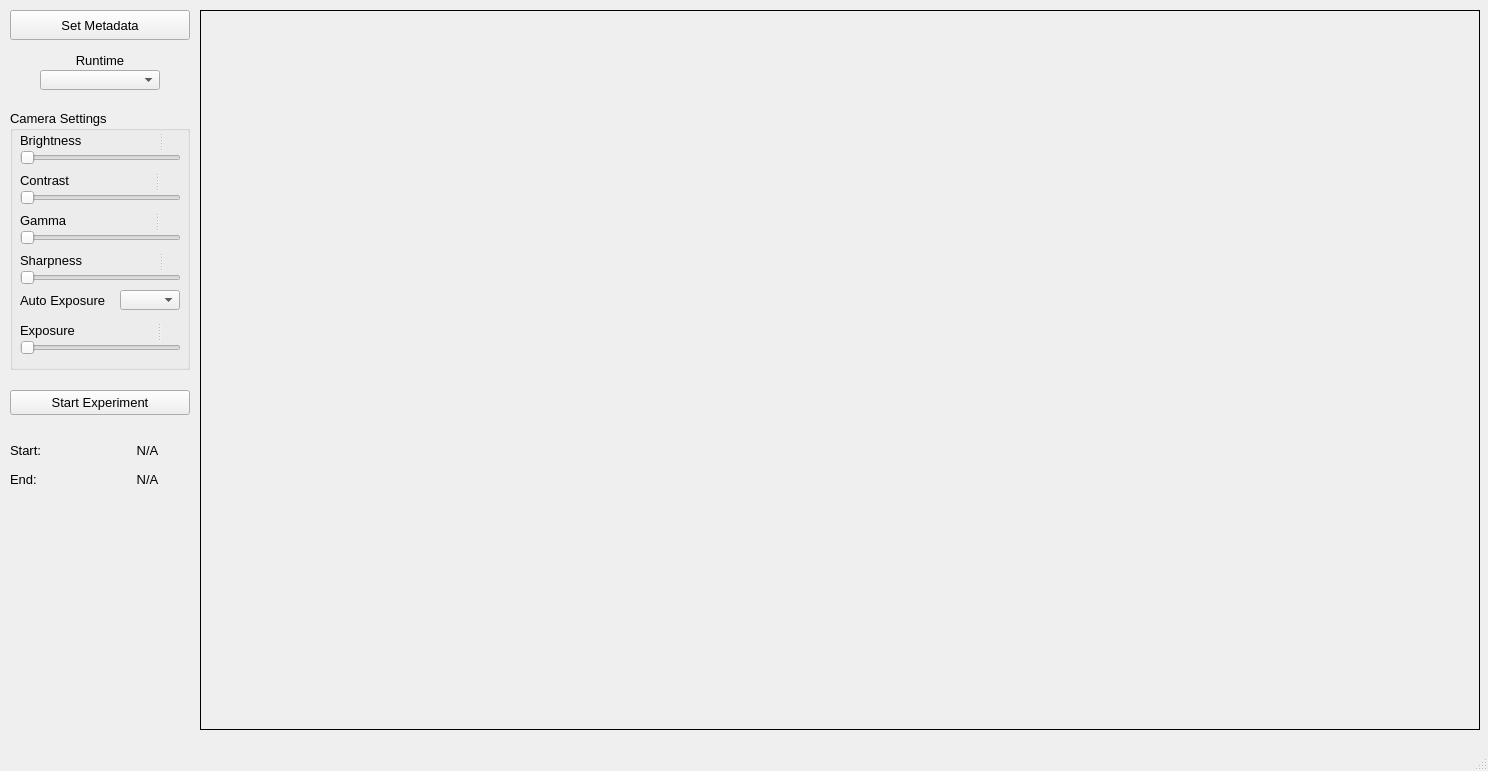
<?xml version="1.0" encoding="UTF-8"?>
<ui version="4.0">
 <class>MainWindow</class>
 <widget class="QMainWindow" name="MainWindow">
  <property name="geometry">
   <rect>
    <x>0</x>
    <y>0</y>
    <width>1488</width>
    <height>771</height>
   </rect>
  </property>
  <property name="font">
   <font>
    <pointsize>10</pointsize>
   </font>
  </property>
  <property name="windowTitle">
   <string>MainWindow</string>
  </property>
  <widget class="QWidget" name="centralwidget">
   <widget class="QGroupBox" name="cameraSettingsGroupBox">
    <property name="geometry">
     <rect>
      <x>10</x>
      <y>110</y>
      <width>180</width>
      <height>260</height>
     </rect>
    </property>
    <property name="font">
     <font>
      <pointsize>10</pointsize>
     </font>
    </property>
    <property name="title">
     <string>Camera Settings</string>
    </property>
    <widget class="QSlider" name="brightnessSlider">
     <property name="geometry">
      <rect>
       <x>10</x>
       <y>40</y>
       <width>161</width>
       <height>16</height>
      </rect>
     </property>
     <property name="orientation">
      <enum>Qt::Horizontal</enum>
     </property>
    </widget>
    <widget class="QSlider" name="contrastSlider">
     <property name="geometry">
      <rect>
       <x>10</x>
       <y>80</y>
       <width>161</width>
       <height>16</height>
      </rect>
     </property>
     <property name="orientation">
      <enum>Qt::Horizontal</enum>
     </property>
    </widget>
    <widget class="QSlider" name="gammaSlider">
     <property name="geometry">
      <rect>
       <x>10</x>
       <y>120</y>
       <width>161</width>
       <height>16</height>
      </rect>
     </property>
     <property name="orientation">
      <enum>Qt::Horizontal</enum>
     </property>
    </widget>
    <widget class="QSplitter" name="brightnessSplitter">
     <property name="geometry">
      <rect>
       <x>10</x>
       <y>20</y>
       <width>161</width>
       <height>21</height>
      </rect>
     </property>
     <property name="orientation">
      <enum>Qt::Horizontal</enum>
     </property>
     <widget class="QLabel" name="brightnessLabel">
      <property name="text">
       <string>Brightness</string>
      </property>
     </widget>
     <widget class="QLabel" name="brightnessValLabel">
      <property name="text">
       <string>&lt;Val&gt;</string>
      </property>
      <property name="alignment">
       <set>Qt::AlignCenter</set>
      </property>
     </widget>
    </widget>
    <widget class="QSplitter" name="sharpnessSplitter">
     <property name="geometry">
      <rect>
       <x>10</x>
       <y>140</y>
       <width>161</width>
       <height>21</height>
      </rect>
     </property>
     <property name="orientation">
      <enum>Qt::Horizontal</enum>
     </property>
     <widget class="QLabel" name="sharpnessLabel">
      <property name="text">
       <string>Sharpness</string>
      </property>
     </widget>
     <widget class="QLabel" name="sharpnessValLabel">
      <property name="text">
       <string>&lt;Val&gt;</string>
      </property>
      <property name="alignment">
       <set>Qt::AlignCenter</set>
      </property>
     </widget>
    </widget>
    <widget class="QSlider" name="sharpnessSlider">
     <property name="geometry">
      <rect>
       <x>10</x>
       <y>160</y>
       <width>161</width>
       <height>16</height>
      </rect>
     </property>
     <property name="orientation">
      <enum>Qt::Horizontal</enum>
     </property>
    </widget>
    <widget class="QSplitter" name="exposureSplitter">
     <property name="geometry">
      <rect>
       <x>10</x>
       <y>210</y>
       <width>161</width>
       <height>21</height>
      </rect>
     </property>
     <property name="orientation">
      <enum>Qt::Horizontal</enum>
     </property>
     <widget class="QLabel" name="exposureLabel">
      <property name="text">
       <string>Exposure</string>
      </property>
     </widget>
     <widget class="QLabel" name="exposureValLabel">
      <property name="text">
       <string>&lt;Val&gt;</string>
      </property>
      <property name="alignment">
       <set>Qt::AlignCenter</set>
      </property>
     </widget>
    </widget>
    <widget class="QSlider" name="exposureSlider">
     <property name="geometry">
      <rect>
       <x>10</x>
       <y>230</y>
       <width>161</width>
       <height>16</height>
      </rect>
     </property>
     <property name="orientation">
      <enum>Qt::Horizontal</enum>
     </property>
    </widget>
    <widget class="QLabel" name="autoExposureLabel">
     <property name="geometry">
      <rect>
       <x>10</x>
       <y>180</y>
       <width>101</width>
       <height>21</height>
      </rect>
     </property>
     <property name="text">
      <string>Auto Exposure</string>
     </property>
    </widget>
    <widget class="QComboBox" name="autoExposureComboBox">
     <property name="geometry">
      <rect>
       <x>110</x>
       <y>180</y>
       <width>60</width>
       <height>20</height>
      </rect>
     </property>
    </widget>
    <widget class="QSplitter" name="contrastSplitter">
     <property name="geometry">
      <rect>
       <x>10</x>
       <y>60</y>
       <width>161</width>
       <height>21</height>
      </rect>
     </property>
     <property name="orientation">
      <enum>Qt::Horizontal</enum>
     </property>
     <widget class="QLabel" name="contrastLabel">
      <property name="text">
       <string>Contrast</string>
      </property>
     </widget>
     <widget class="QLabel" name="contrastValLabel">
      <property name="text">
       <string>&lt;Val&gt;</string>
      </property>
      <property name="alignment">
       <set>Qt::AlignCenter</set>
      </property>
     </widget>
    </widget>
    <widget class="QSplitter" name="gammaSplitter">
     <property name="geometry">
      <rect>
       <x>10</x>
       <y>100</y>
       <width>161</width>
       <height>21</height>
      </rect>
     </property>
     <property name="orientation">
      <enum>Qt::Horizontal</enum>
     </property>
     <widget class="QLabel" name="gammaLabel">
      <property name="text">
       <string>Gamma</string>
      </property>
     </widget>
     <widget class="QLabel" name="gammaValLabel">
      <property name="text">
       <string>&lt;Val&gt;</string>
      </property>
      <property name="alignment">
       <set>Qt::AlignCenter</set>
      </property>
     </widget>
    </widget>
   </widget>
   <widget class="QPushButton" name="startExperimentButton">
    <property name="geometry">
     <rect>
      <x>10</x>
      <y>390</y>
      <width>180</width>
      <height>25</height>
     </rect>
    </property>
    <property name="font">
     <font>
      <pointsize>10</pointsize>
     </font>
    </property>
    <property name="text">
     <string>Start Experiment</string>
    </property>
   </widget>
   <widget class="QPushButton" name="setMetadataButton">
    <property name="geometry">
     <rect>
      <x>10</x>
      <y>10</y>
      <width>180</width>
      <height>30</height>
     </rect>
    </property>
    <property name="font">
     <font>
      <pointsize>10</pointsize>
     </font>
    </property>
    <property name="text">
     <string>Set Metadata</string>
    </property>
   </widget>
   <widget class="QWidget" name="layoutWidget">
    <property name="geometry">
     <rect>
      <x>10</x>
      <y>440</y>
      <width>181</width>
      <height>20</height>
     </rect>
    </property>
    <layout class="QHBoxLayout" name="startHorizLayout">
     <item>
      <widget class="QLabel" name="startLabel">
       <property name="font">
        <font>
         <pointsize>10</pointsize>
        </font>
       </property>
       <property name="text">
        <string>Start:</string>
       </property>
       <property name="alignment">
        <set>Qt::AlignLeading|Qt::AlignLeft|Qt::AlignVCenter</set>
       </property>
      </widget>
     </item>
     <item>
      <widget class="QLabel" name="startDisplayLabel">
       <property name="text">
        <string>N/A</string>
       </property>
       <property name="alignment">
        <set>Qt::AlignCenter</set>
       </property>
      </widget>
     </item>
    </layout>
   </widget>
   <widget class="QWidget" name="layoutWidget">
    <property name="geometry">
     <rect>
      <x>10</x>
      <y>470</y>
      <width>181</width>
      <height>19</height>
     </rect>
    </property>
    <layout class="QHBoxLayout" name="endHorizLayout">
     <item>
      <widget class="QLabel" name="endLabel">
       <property name="font">
        <font>
         <pointsize>10</pointsize>
        </font>
       </property>
       <property name="text">
        <string>End:</string>
       </property>
       <property name="alignment">
        <set>Qt::AlignLeading|Qt::AlignLeft|Qt::AlignVCenter</set>
       </property>
      </widget>
     </item>
     <item>
      <widget class="QLabel" name="endDisplayLabel">
       <property name="text">
        <string>N/A</string>
       </property>
       <property name="alignment">
        <set>Qt::AlignCenter</set>
       </property>
      </widget>
     </item>
    </layout>
   </widget>
   <widget class="QLabel" name="runtimeLabel">
    <property name="geometry">
     <rect>
      <x>60</x>
      <y>50</y>
      <width>80</width>
      <height>20</height>
     </rect>
    </property>
    <property name="font">
     <font>
      <pointsize>10</pointsize>
     </font>
    </property>
    <property name="text">
     <string>Runtime</string>
    </property>
    <property name="alignment">
     <set>Qt::AlignCenter</set>
    </property>
   </widget>
   <widget class="QComboBox" name="runtimeComboBox">
    <property name="geometry">
     <rect>
      <x>40</x>
      <y>70</y>
      <width>120</width>
      <height>20</height>
     </rect>
    </property>
   </widget>
   <widget class="QLabel" name="frameDisplayLabel">
    <property name="geometry">
     <rect>
      <x>200</x>
      <y>10</y>
      <width>1280</width>
      <height>720</height>
     </rect>
    </property>
    <property name="autoFillBackground">
     <bool>false</bool>
    </property>
    <property name="styleSheet">
     <string notr="true">border: 1px solid black</string>
    </property>
    <property name="lineWidth">
     <number>1</number>
    </property>
    <property name="text">
     <string/>
    </property>
    <property name="alignment">
     <set>Qt::AlignCenter</set>
    </property>
   </widget>
  </widget>
  <widget class="QMenuBar" name="menubar">
   <property name="geometry">
    <rect>
     <x>0</x>
     <y>0</y>
     <width>1488</width>
     <height>21</height>
    </rect>
   </property>
  </widget>
  <widget class="QStatusBar" name="statusbar"/>
 </widget>
 <resources/>
 <connections/>
</ui>
